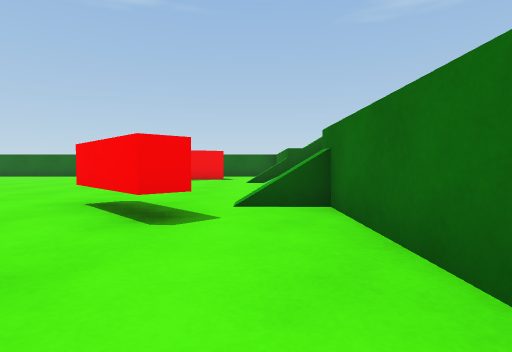
View 1 (above)

16 first-person views from a walk through a scene from a Unity 3-D project. The camera is 0.51 m above the floor, tilts 2° down and sees 80° across. The floor is counted in squares, 1 m on a side. Each view is taken from the middle of a square. On the plan, view 1 faces up. The plan holds only what a view shows up to about 9 squares ahead; the rest is blank. The player character is not drawn.

View 2
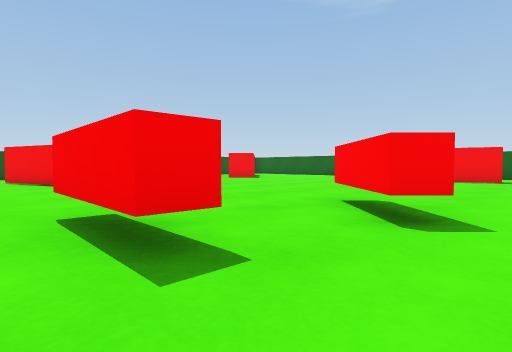

View 3
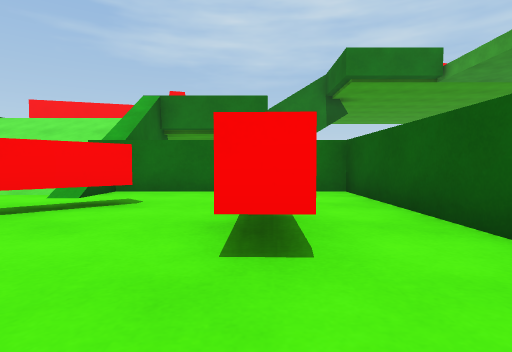

View 4
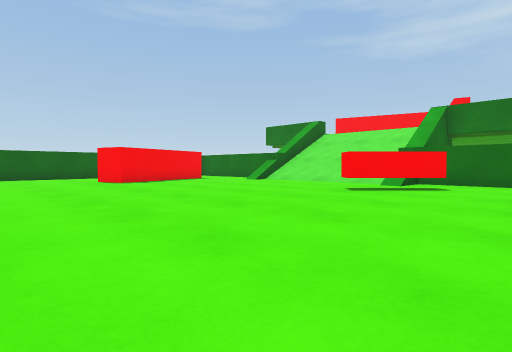

View 5
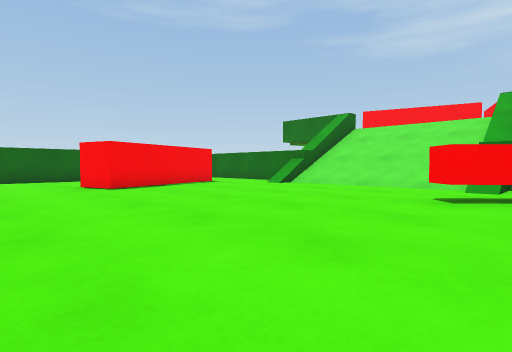

View 6
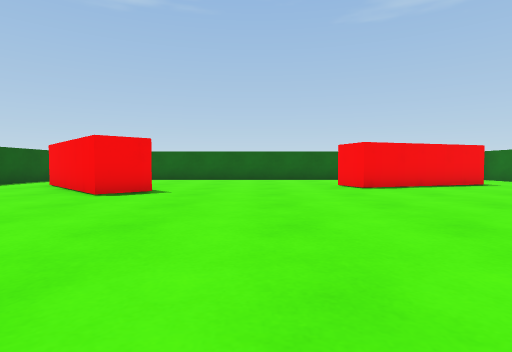

View 7
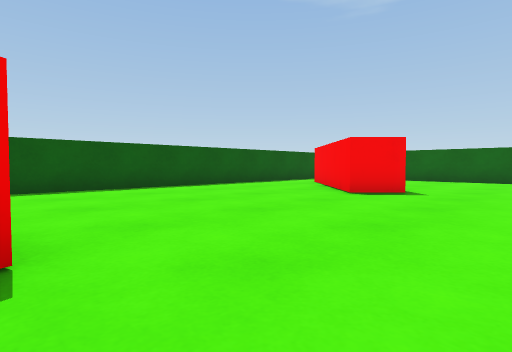

View 8
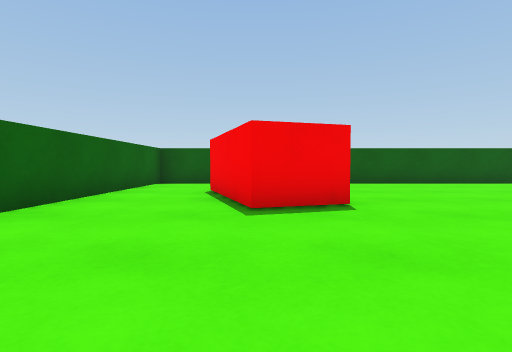

View 9
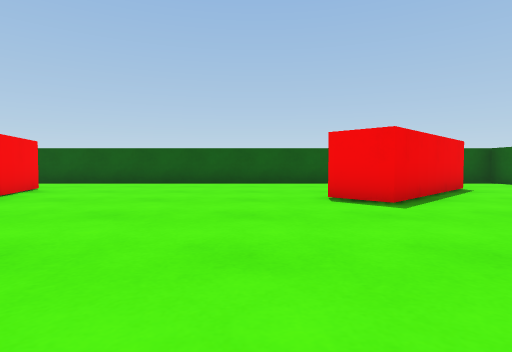

View 10
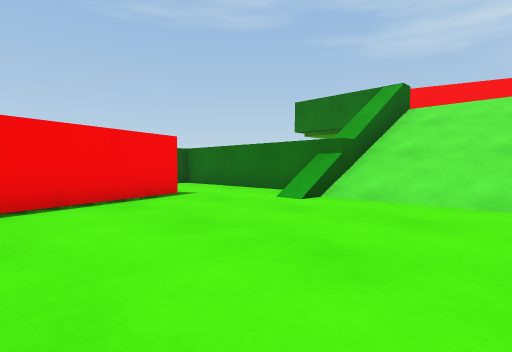

View 11
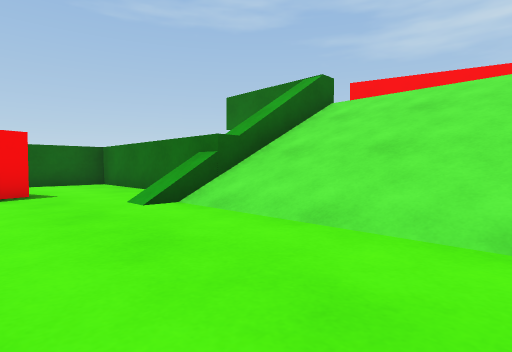

View 12
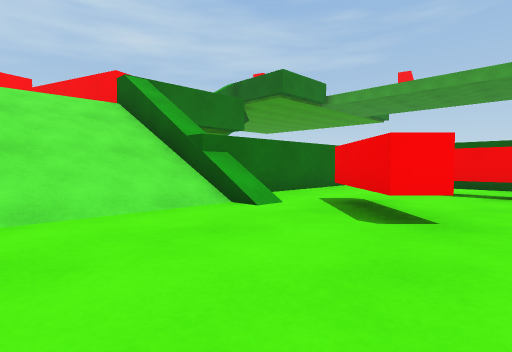

View 13
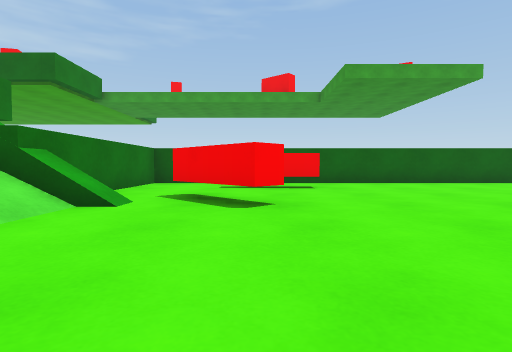

View 14
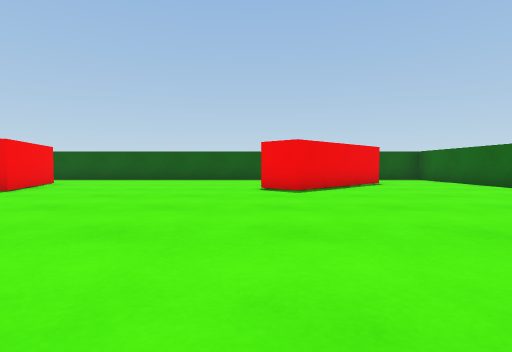

View 15
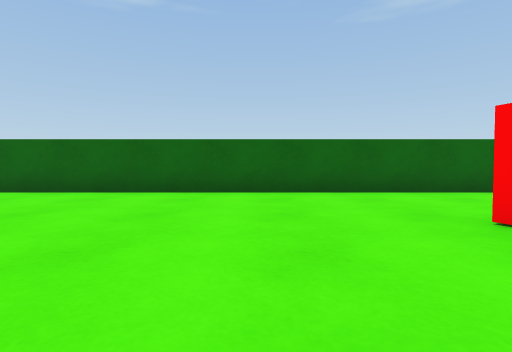

View 16
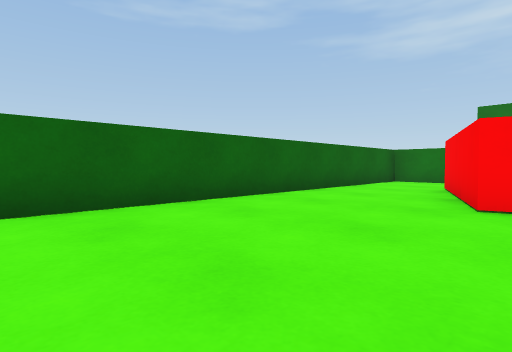

### Floor plan
Key: @ floor where view 1 was taken; # wall or solid block; . floor; / step, stairs or slope; ^ raised ledge.
Columns run from 14 left of view 1 to 8 right of it. Each row starts with its distance up from view 1.
 14 ################
 13 #..............#
 12 #..............#  ^
 11 #.##......###..#  ^
 10 #..##.....##...#  ^
  9 #...##......../^^^^  #
  8 #..............////  #
  7 #..............////   #
  6 #..............////   #
  5 #..............////   #
  4 #...........##/^^^^ ##
  3 #...##.......#.#  ^
  2 #..###.........#  ^
  1 #..........##..#  ^
  0 #.............@#
 -1 ################

Where each view was taken, in squares from view 1:
view 1: 0 up, 0 right, facing up
view 2: 0 up, 0 right, facing up-left
view 3: 1 up, 5 left, facing right
view 4: 1 up, 8 left, facing up-right
view 5: 3 up, 7 left, facing up-right
view 6: 3 up, 7 left, facing up
view 7: 3 up, 7 left, facing up-left
view 8: 2 up, 5 left, facing left
view 9: 7 up, 5 left, facing left
view 10: 6 up, 4 left, facing up-right
view 11: 5 up, 2 left, facing up-right
view 12: 7 up, 3 left, facing down-right
view 13: 8 up, 2 left, facing down
view 14: 8 up, 3 left, facing left
view 15: 8 up, 7 left, facing up
view 16: 10 up, 9 left, facing up-right
